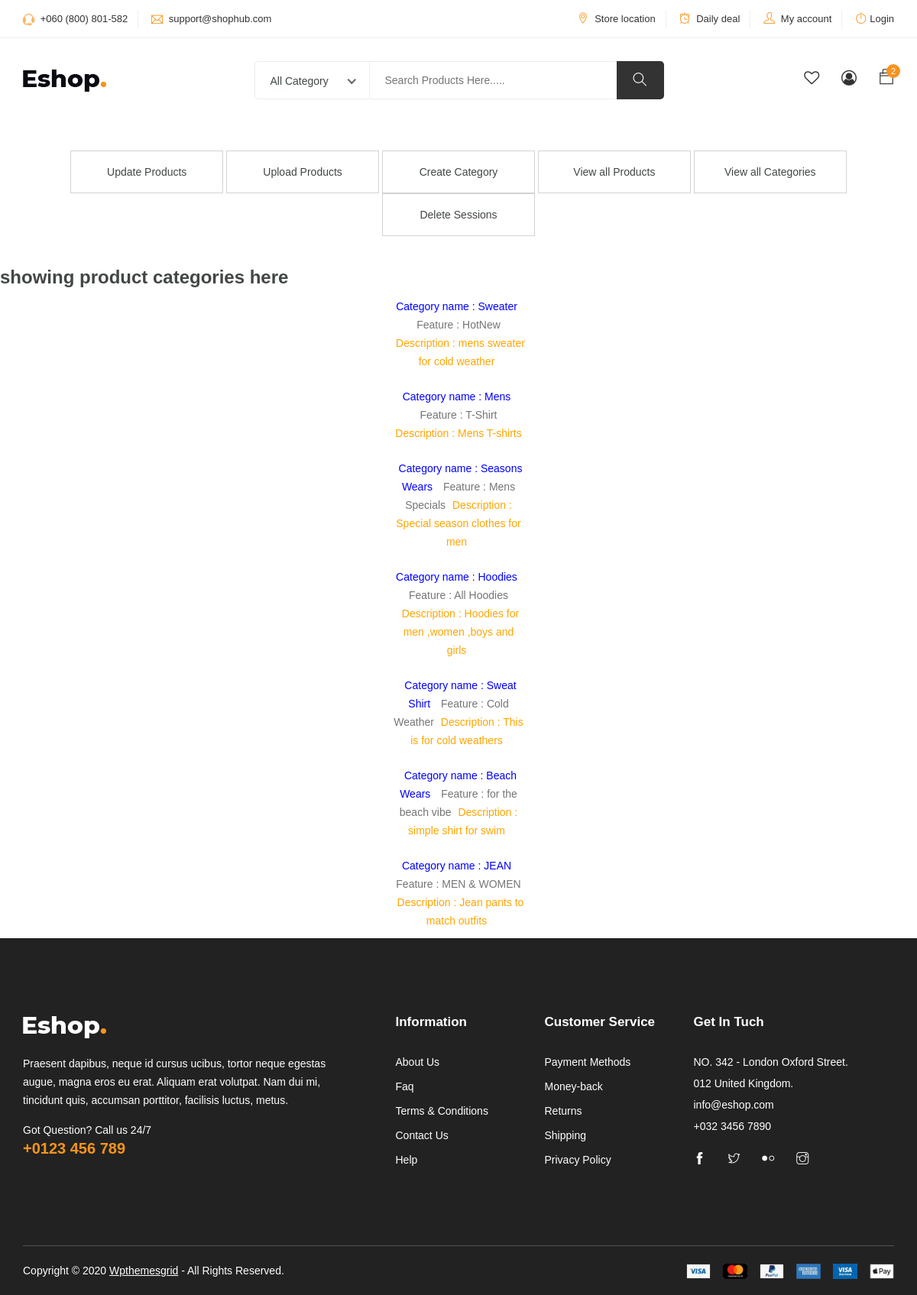
Page /default/viewcategories on the committed database.
### defaultx/models.py (models this page shows, shortened)
class UploadCategories(models.Model):
    name=models.CharField("Category Name",max_length=100)
    feature=models.CharField("Feature Category",max_length=100)
    description=models.CharField("ProductDescription",max_length=200)
    class Meta:
        verbose_name_plural = 'UploadCategories'

### defaultx/views.py (the view)
# urls.py: path('default/viewcategories',ViewallCategory,name='viewcategory'),
def ViewallCategory(request):
     from .models import UploadCategories
     dtx =UploadCategories.objects.all()
     data={'dtx':dtx}
     return render(request,"default/ViewallCategory.html",data)

### template/default/ViewallCategory.html (shortened to what this page needs)
{% extends 'admin_dashboard.html' %}
{% block pagecontent %}
<h4>showing  product categories  here</h4>
<center>
{%for x in dtx %}
<p style="width:200px;padding:11px;">
<span style="display:inline;color:blue;padding:5px;margin-right:5px">
Category name : {{x.name}}
</span>
Feature : {{x.feature}}
<span style="display:inline;color:orange;padding:5px">
Description  : {{x.description}}
</span>
</p>
{%endfor%}
</center>
{% endblock %}

### template/admin_dashboard.html (shortened to what this page needs)
{% load static %}
<!DOCTYPE html>
<html lang="zxx">
<head>
	<link rel="stylesheet" href="{% static 'css/bootstrap.css' %}">
    <link rel="stylesheet" href="{% static 'css/magnific-popup.min.css' %}">
    <link rel="stylesheet" href="{% static 'css/font-awesome.css' %}">
	<link rel="stylesheet" href="{% static 'css/jquery.fancybox.min.css' %}">
    <link rel="stylesheet" href="{% static 'css/themify-icons.css' %}">
    <link rel="stylesheet" href="{% static 'css/niceselect.css' %}">
    <link rel="stylesheet" href="{% static 'css/animate.css' %}">
    <link rel="stylesheet" href="{% static 'css/flex-slider.min.css' %}">
    <link rel="stylesheet" href="{% static 'css/owl-carousel.css' %}">
    <link rel="stylesheet" href="{% static 'css/slicknav.min.css' %}">
	<link rel="stylesheet" href="{% static 'css/reset.css' %}">
	<link rel="stylesheet" href="{% static 'style.css' %}">
    <link rel="stylesheet" href="{% static 'css/responsive.css' %}">
</head>
<body class="js">
	<header class="header shop">
		<div class="topbar">
			<div class="container">
				<div class="row">
					<div class="col-lg-5 col-md-12 col-12">
						<div class="top-left">
							<ul class="list-main">
								<li><i class="ti-headphone-alt"></i> +060 (800) 801-582</li>
								<li><i class="ti-email"></i> support@shophub.com</li>
							</ul>
						</div>
					</div>
					<div class="col-lg-7 col-md-12 col-12">
						<div class="right-content">
							<ul class="list-main">
								<li><i class="ti-location-pin"></i> Store location</li>
								<li><i class="ti-alarm-clock"></i> <a href="#">Daily deal</a></li>
								<li><i class="ti-user"></i> <a href="#">My account</a></li>
								<li><i class="ti-power-off"></i><a href="login.html#">Login</a></li>
							</ul>
						</div>
					</div>
				</div>
			</div>
		</div>
		<div class="middle-inner">
			<div class="container">
				<div class="row">
					<div class="col-lg-2 col-md-2 col-12">
						{%include 'default/logo.html'%}
					</div>
					<div class="col-lg-8 col-md-7 col-12">
						<div class="search-bar-top">
							<div class="search-bar">
								<form>
									<input name="search" placeholder="Search Products Here....." type="search">
									<button class="btnn"><i class="ti-search"></i></button>
								</form>
							</div>
						</div>
					</div>
					<div class="col-lg-2 col-md-3 col-12">
						<div class="right-bar">
							<div class="sinlge-bar">
								<a href="#" class="single-icon"><i class="fa fa-heart-o" aria-hidden="true"></i></a>
							</div>
							<div class="sinlge-bar">
								<a href="#" class="single-icon"><i class="fa fa-user-circle-o" aria-hidden="true"></i></a>
							</div>
							<div class="sinlge-bar shopping">
								<a href="#" class="single-icon"><i class="ti-bag"></i> <span class="total-count">2</span></a>
							</div>
						</div>
					</div>
				</div>
			</div>
		</div>
	</header>
	<section style="width:100%;text-align:center;padding:40px;">
<span style="display:inline-block;width:200px;border:solid 1px lightgray;padding:15px;">
<a href="/default/editordelete">Update Products  </a></span>
<span style="display:inline-block;width:200px;border:solid 1px lightgray;padding:15px;">
<a href="/default/uploadproduct">Upload Products  </a>
</span>
<span style="display:inline-block;width:200px;border:solid 1px lightgray;padding:15px;">
<a href="/default/createproductcategory">
Create Category
</a>
</span>
<span style="display:inline-block;width:200px;border:solid 1px lightgray; padding:15px;">
<a href="/default/viewallproducts">View all Products</a>
</span>
<span style="display:inline-block;width:200px;border:solid 1px lightgray; padding:15px;">
<a href="/default/viewcategories">View all Categories</a>
</span>
<span style="display:inline-block;width:200px;border:solid 1px lightgray; padding:15px;">
<a href="/default/deletecartsessions">Delete Sessions</a>
</span>
</section>
<section>
	{%block pagecontent%}
	{%endblock%}
</section>
	<footer class="footer">
		<div class="footer-top section">
			<div class="container">
				<div class="row">
					<div class="col-lg-5 col-md-6 col-12">
						<div class="single-footer about">
							<div class="logo">
								<a href="{% static 'index.html' %}"><img src="{% static 'images/logo2.png' %}" alt="#"></a>
							</div>
							<p class="text">Praesent dapibus, neque id cursus ucibus, tortor neque egestas augue,  magna eros eu erat. Aliquam erat volutpat. Nam dui mi, tincidunt quis, accumsan porttitor, facilisis luctus, metus.</p>
							<p class="call">Got Question? Call us 24/7<span><a href="tel:123456789">+0123 456 789</a></span></p>
						</div>
					</div>
					<div class="col-lg-2 col-md-6 col-12">
						<div class="single-footer links">
							<h4>Information</h4>
							<ul>
								<li><a href="#">About Us</a></li>
								<li><a href="#">Faq</a></li>
								<li><a href="#">Terms & Conditions</a></li>
								<li><a href="#">Contact Us</a></li>
								<li><a href="#">Help</a></li>
							</ul>
						</div>
					</div>
					<div class="col-lg-2 col-md-6 col-12">
						<div class="single-footer links">
							<h4>Customer Service</h4>
							<ul>
								<li><a href="#">Payment Methods</a></li>
								<li><a href="#">Money-back</a></li>
								<li><a href="#">Returns</a></li>
								<li><a href="#">Shipping</a></li>
								<li><a href="#">Privacy Policy</a></li>
							</ul>
						</div>
					</div>
					<div class="col-lg-3 col-md-6 col-12">
						<div class="single-footer social">
							<h4>Get In Tuch</h4>
							<div class="contact">
								<ul>
									<li>NO. 342 - London Oxford Street.</li>
									<li>012 United Kingdom.</li>
									<li>info@eshop.com</li>
									<li>+032 3456 7890</li>
								</ul>
							</div>
							<ul>
								<li><a href="#"><i class="ti-facebook"></i></a></li>
								<li><a href="#"><i class="ti-twitter"></i></a></li>
								<li><a href="#"><i class="ti-flickr"></i></a></li>
								<li><a href="#"><i class="ti-instagram"></i></a></li>
							</ul>
						</div>
					</div>
				</div>
			</div>
		</div>
		<div class="copyright">
			<div class="container">
				<div class="inner">
					<div class="row">
						<div class="col-lg-6 col-12">
							<div class="left">
								<p>Copyright © 2020 <a href="http://www.wpthemesgrid.com" target="_blank">Wpthemesgrid</a>  -  All Rights Reserved.</p>
							</div>
						</div>
						<div class="col-lg-6 col-12">
							<div class="right">
								<img src="{% static 'images/payments.png' %}" alt="#">
							</div>
						</div>
					</div>
				</div>
			</div>
		</div>
	</footer>
</body>
</html>

### template/default/logo.html
{% load static %}
<div class="logo">
							<a href="/"><img src='{%static "images/logo.png"%}' alt="logo"></a>
						</div>

### rows in the picture
UploadCategories: name "Sweater", feature "HotNew", description "mens sweater for cold weather"
UploadCategories: name "Mens", feature "T-Shirt", description "Mens T-shirts"
UploadCategories: name "Seasons Wears", feature "Mens Specials", description "Special season clothes for men"
UploadCategories: name "Hoodies", feature "All Hoodies", description "Hoodies for men ,women ,boys and girls"
UploadCategories: name "Sweat Shirt", feature "Cold Weather", description "This is for cold weathers"
UploadCategories: name "Beach Wears", feature "for the beach vibe", description "simple shirt for swim"
UploadCategories: name "JEAN", feature "MEN & WOMEN", description "Jean pants to match outfits"
